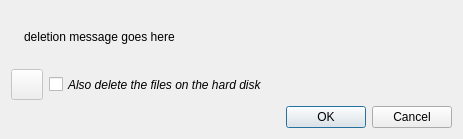
<?xml version="1.0" encoding="UTF-8"?>
<ui version="4.0">
 <class>confirmDeletionDlg</class>
 <widget class="QDialog" name="confirmDeletionDlg">
  <property name="geometry">
   <rect>
    <x>0</x>
    <y>0</y>
    <width>463</width>
    <height>139</height>
   </rect>
  </property>
  <property name="sizePolicy">
   <sizepolicy hsizetype="MinimumExpanding" vsizetype="MinimumExpanding">
    <horstretch>0</horstretch>
    <verstretch>0</verstretch>
   </sizepolicy>
  </property>
  <property name="windowTitle">
   <string>Deletion confirmation - nodecast</string>
  </property>
  <layout class="QVBoxLayout" name="verticalLayout">
   <item>
    <layout class="QHBoxLayout" name="horizontalLayout">
     <item>
      <widget class="QLabel" name="lbl_warn">
       <property name="sizePolicy">
        <sizepolicy hsizetype="Preferred" vsizetype="Preferred">
         <horstretch>0</horstretch>
         <verstretch>0</verstretch>
        </sizepolicy>
       </property>
       <property name="text">
        <string/>
       </property>
      </widget>
     </item>
     <item>
      <widget class="QLabel" name="label">
       <property name="sizePolicy">
        <sizepolicy hsizetype="MinimumExpanding" vsizetype="MinimumExpanding">
         <horstretch>0</horstretch>
         <verstretch>0</verstretch>
        </sizepolicy>
       </property>
       <property name="text">
        <string notr="true">deletion message goes here</string>
       </property>
       <property name="alignment">
        <set>Qt::AlignLeading|Qt::AlignLeft|Qt::AlignVCenter</set>
       </property>
       <property name="wordWrap">
        <bool>true</bool>
       </property>
      </widget>
     </item>
    </layout>
   </item>
   <item>
    <layout class="QHBoxLayout" name="horizontalLayout_2">
     <item>
      <widget class="QToolButton" name="rememberBtn">
       <property name="enabled">
        <bool>false</bool>
       </property>
       <property name="toolTip">
        <string>Remember choice</string>
       </property>
       <property name="text">
        <string notr="true"/>
       </property>
       <property name="iconSize">
        <size>
         <width>24</width>
         <height>24</height>
        </size>
       </property>
      </widget>
     </item>
     <item>
      <widget class="QCheckBox" name="checkPermDelete">
       <property name="sizePolicy">
        <sizepolicy hsizetype="Minimum" vsizetype="Minimum">
         <horstretch>0</horstretch>
         <verstretch>0</verstretch>
        </sizepolicy>
       </property>
       <property name="font">
        <font>
         <italic>true</italic>
        </font>
       </property>
       <property name="text">
        <string>Also delete the files on the hard disk</string>
       </property>
      </widget>
     </item>
    </layout>
   </item>
   <item>
    <widget class="QDialogButtonBox" name="buttonBox">
     <property name="sizePolicy">
      <sizepolicy hsizetype="Expanding" vsizetype="Minimum">
       <horstretch>0</horstretch>
       <verstretch>0</verstretch>
      </sizepolicy>
     </property>
     <property name="orientation">
      <enum>Qt::Horizontal</enum>
     </property>
     <property name="standardButtons">
      <set>QDialogButtonBox::Cancel|QDialogButtonBox::Ok</set>
     </property>
    </widget>
   </item>
  </layout>
 </widget>
 <resources/>
 <connections>
  <connection>
   <sender>buttonBox</sender>
   <signal>accepted()</signal>
   <receiver>confirmDeletionDlg</receiver>
   <slot>accept()</slot>
   <hints>
    <hint type="sourcelabel">
     <x>248</x>
     <y>254</y>
    </hint>
    <hint type="destinationlabel">
     <x>157</x>
     <y>274</y>
    </hint>
   </hints>
  </connection>
  <connection>
   <sender>buttonBox</sender>
   <signal>rejected()</signal>
   <receiver>confirmDeletionDlg</receiver>
   <slot>reject()</slot>
   <hints>
    <hint type="sourcelabel">
     <x>316</x>
     <y>260</y>
    </hint>
    <hint type="destinationlabel">
     <x>286</x>
     <y>274</y>
    </hint>
   </hints>
  </connection>
 </connections>
</ui>
